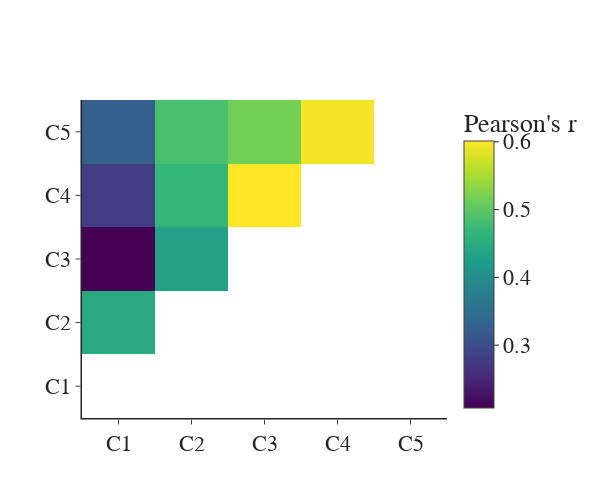

The notebook cell saved with this chart:
### Code cell
avg_stability = stability_df.groupby(['session_one', 'session_two'], as_index=False).agg({'stability': ['mean', 'sem']})
fig = pf.custom_graph_template(x_title='', y_title='', width=600)
fig.add_trace(go.Heatmap(x=avg_stability['session_one'], y=avg_stability['session_two'], 
                         z=avg_stability['stability']['mean'], colorscale='viridis'))
fig.data[0].colorbar.title="Pearson's r"
fig.show()

### Figure 1 — Plotly figure (JSON) as saved in the notebook; plotly's stock layout.template omitted (floating-point values rounded to 4 significant figures)
{"data": [{"colorbar": {"title": {"text": "Pearson's r"}}, "colorscale": [[0, "#440154"], [0.1111, "#482878"], [0.2222, "#3e4989"], [0.3333, "#31688e"], [0.4444, "#26828e"], [0.5556, "#1f9e89"], [0.6667, "#35b779"], [0.7778, "#6ece58"], [0.8889, "#b5de2b"], [1, "#fde725"]], "type": "heatmap", "x": ["C1", "C1", "C1", "C1", "C1", "C2", "C2", "C2", "C2", "C3", "C3", "C3", "C4", "C4", "C5"], "y": ["C1", "C2", "C3", "C4", "C5", "C2", "C3", "C4", "C5", "C3", "C4", "C5", "C4", "C5", "C5"], "z": [null, 0.4459, 0.2073, 0.2791, 0.3276, null, 0.4311, 0.4686, 0.4861, null, 0.6011, 0.5163, null, 0.5958, null]}], "layout": {"font": {"family": "Arial", "size": 22}, "height": 500, "title": {"x": 0.5, "xanchor": "center", "y": 0.9, "yanchor": "top"}, "width": 600, "xaxis": {"anchor": "y", "domain": [0, 1], "linewidth": 1.5, "title": {"text": ""}}, "yaxis": {"anchor": "x", "domain": [0, 1], "linewidth": 1.5, "title": {"text": ""}}}}
